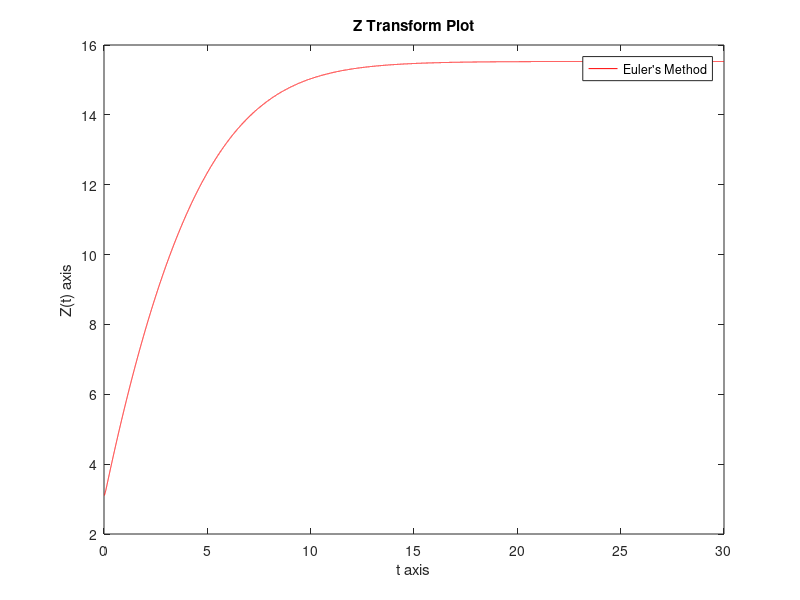
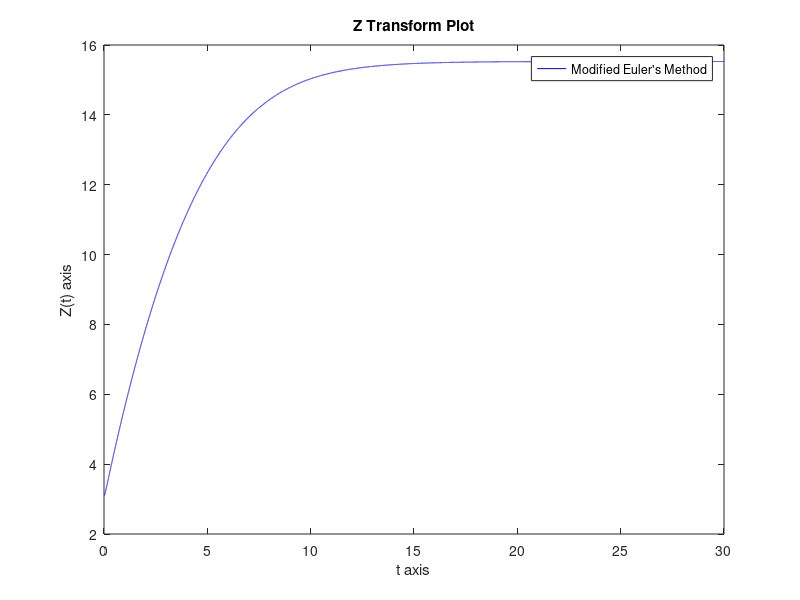
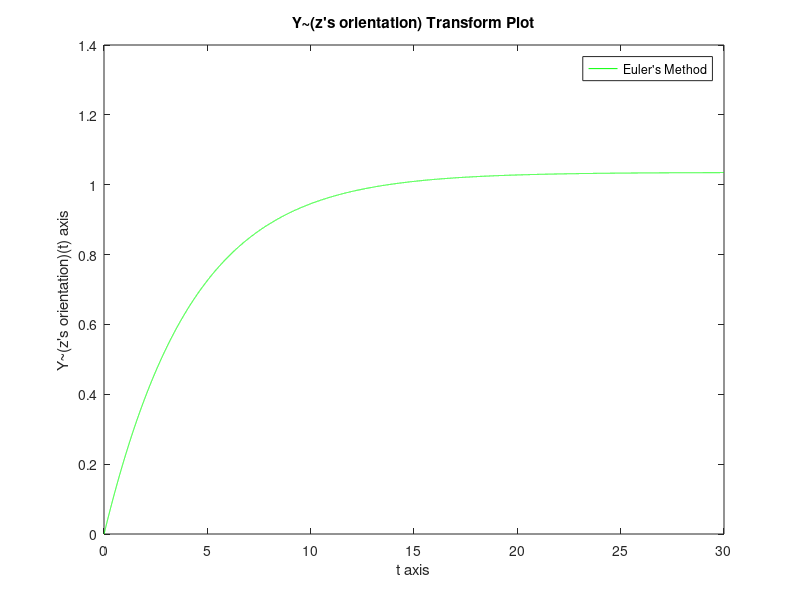
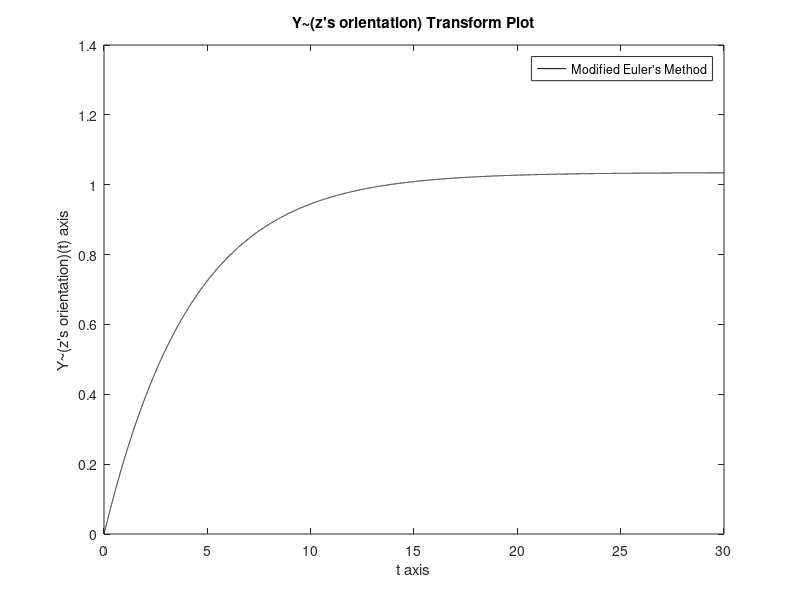

These figures' MATLAB source, in order:
%-------------------------Exercise 1(D)-----------------------------------------
%-------------Euler's and Modified Euler's Method-------------------------------
%-------------------------------------------------------------------------------

clear; clc; close('all');
function createPlot(x,y,axisName,mehtodName,color)
    figure('name',mehtodName);
    plot(x,y,color);
    xlabel ("t axis");
    ylabel ([axisName "(t) axis"]);
    title ([axisName " Transform Plot"]);
    legend(mehtodName);
    
endfunction

function printSomeValues(z_Euler,Z_ModEuler)
  fprintf('\ti    Euler     ModifiedEuler\n')
  for i=1:100:length(z_Euler)-1
    fprintf('%10d%+10.4f  %+10.4f\n', i-1, z_Euler(i), Z_ModEuler(i));
  end
  
endfunction


function return_value = f1 (z,k) 
  persistent am = 3106; 
  persistent M=1;
  persistent g=9.81;
  persistent Kpz = 5;
  persistent Kdz = 15 - (am/1000);
  persistent zdes = am/200
  persistent Cz = 3+(am/5000);
  fz = M*g + Kpz*(zdes - z) - Kdz*k;
  
  return_value = (fz-g*M-Cz*abs(k)*k)/M;
endfunction


function return_value = f2 (y,k) 
  
  persistent am = 3106
  persistent Kpy = 5
  persistent Kdy = 20
  persistent ydes = am/3000
  persistent M = 1
  persistent g=9.81
  persistent Iz = 0.08
  persistent Cy = 5 

  Tz = Kpy*(ydes - y) - Kdy*k;
  
  return_value = (Tz - Cy*abs(k)*k)/Iz;
endfunction

function [t,z] = Euler(x0,k0,t_start,h,t_end,fun)

  t = (t_start:h:t_end); 
 
  z = zeros(size(t));
  k = zeros(size(t));
  z(1) = x0;
  k(1) = k0;

  for i = 1:1:length(t) - 1
      z(i + 1) = z(i) + h * k(i);
      k(i+1) = k(i) + h*fun(z(i),k(i));
      
  end
endfunction 
 
function [tt,zz] = ModifiedEuler(x0,k0,t_start,h,t_end,fun)
    tt = (t_start:h:t_end);

    kk = zeros(size(tt));
    zz = zeros(size(tt));
    zz(1) = x0;
    kk(1) = k0;
    for j = 1:1:length(tt) - 1
      zz(j + 1) = zz(j) + h * kk(j);
      kk(j+1) = kk(j) + h*fun(zz(j)+h/2,kk(j)+(h/2)*fun(zz(j),kk(j)));

    end
endfunction
%------------------Constant Values,Initial Values,step and time-----------------
am = 3106;
z0 = am/1000;
y0 = 0;
k0 = 0;
t_start = 0;
t_end = 30;
h = 0.001; 

%--------------------------Methods for the equation (1)------------------------- 
[t,z] = Euler(z0,k0,t_start,h,t_end,@f1);

[t,zz] =ModifiedEuler(z0,k0,t_start,h,t_end,@f1);

%--------------------------Methods for the equation (2)-------------------------
[t,y] = Euler(y0,k0,t_start,h,t_end,@f2);

[t,yy] =ModifiedEuler(y0,k0,t_start,h,t_end,@f2);

printSomeValues(z,zz)
%------------------------------creating the plots-------------------------------
createPlot(t,z,'Z',"Euler's Method",'r')
%print -djpeg Z_Euler.jpg
createPlot(t,zz,'Z',"Modified Euler's Method",'b')
%print -djpeg Z_ModEuler.jpg
createPlot(t,y,"Y~(z's orientation)","Euler's Method",'g')
%print -djpeg Y_Euler.jpg
createPlot(t,yy,"Y~(z's orientation)","Modified Euler's Method",'k')
%print -djpeg Y_ModEuler.jpg